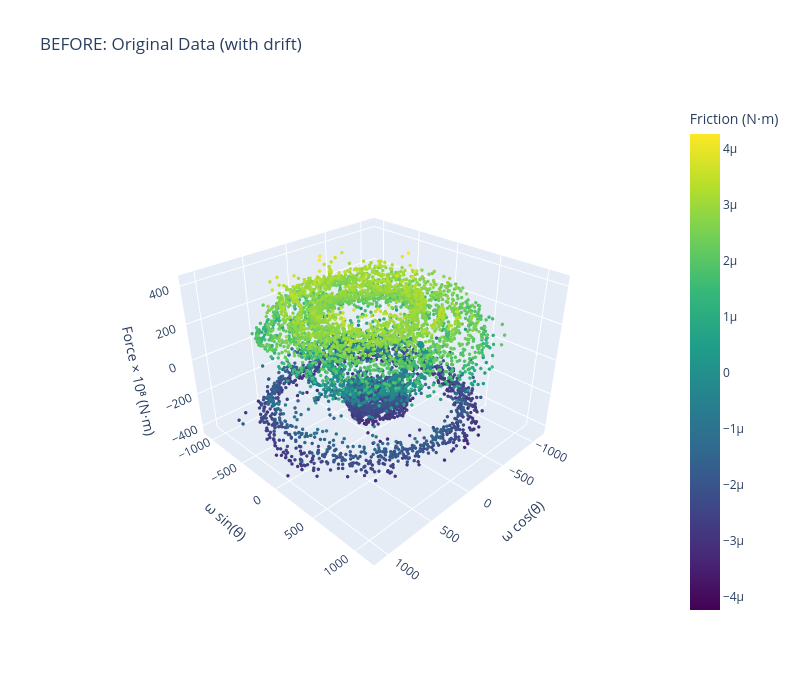
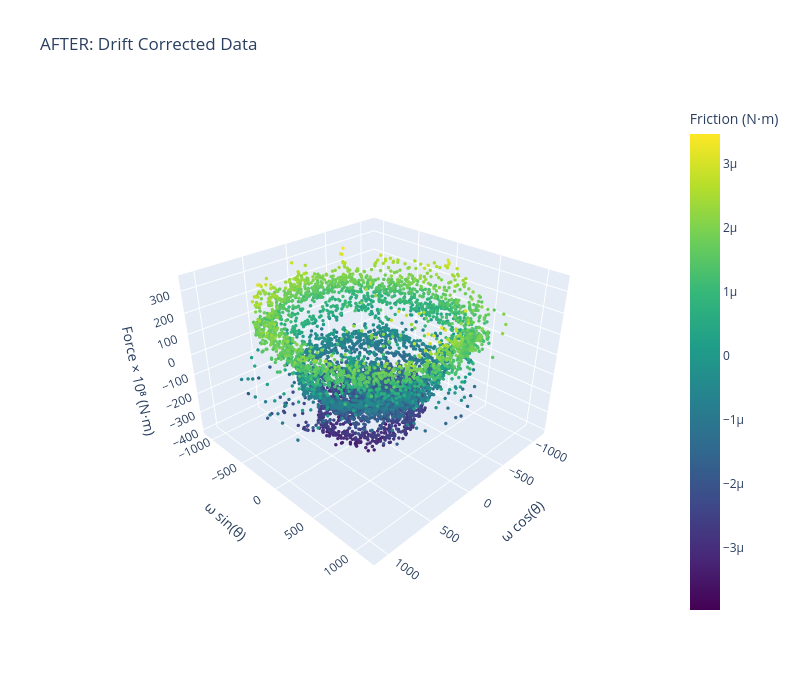

The cell these charts' notebook holds for them, in order:
### Code cell
# 3D Friction Visualization: Before vs After Drift Correction
print("="*70)
print("3D FRICTION VISUALIZATION: BEFORE vs AFTER DRIFT CORRECTION")
print("="*70)

# Use the original and corrected data from previous comparison
# theta_field_original and theta_field_corrected should be available

# Wrap theta to [0, 2π] for both original and corrected
theta_wrapped_original = np.mod(theta_field_original, 2*np.pi)
theta_wrapped_corrected = np.mod(theta_field_corrected, 2*np.pi)

# Convert to Cartesian coordinates with radius offset (same for both since omega is unchanged)
omega_offset = omega_trk_trim - np.min(omega_trk_trim)

# Original
xs_orig = omega_offset * np.cos(theta_wrapped_original)
ys_orig = omega_offset * np.sin(theta_wrapped_original)
zs_orig = frc_original * 1e8  # Scale for visibility

# Corrected
xs_corr = omega_offset * np.cos(theta_wrapped_corrected)
ys_corr = omega_offset * np.sin(theta_wrapped_corrected)
zs_corr = frc_corrected * 1e8  # Scale for visibility

# Create two separate Plotly 3D figures for side-by-side comparison
# (Plotly subplots don't support 3D scenes well, so we create two figures)

# Calculate ranges for synchronized views
max_range_orig = np.max([xs_orig.max() - xs_orig.min(), ys_orig.max() - ys_orig.min()]) / 2.0
mid_x_orig = (xs_orig.max() + xs_orig.min()) * 0.5
mid_y_orig = (ys_orig.max() + ys_orig.min()) * 0.5

max_range_corr = np.max([xs_corr.max() - xs_corr.min(), ys_corr.max() - ys_corr.min()]) / 2.0
mid_x_corr = (xs_corr.max() + xs_corr.min()) * 0.5
mid_y_corr = (ys_corr.max() + ys_corr.min()) * 0.5

# Use the same ranges for both plots for easier comparison
max_range = max(max_range_orig, max_range_corr)
mid_x = (mid_x_orig + mid_x_corr) / 2
mid_y = (mid_y_orig + mid_y_corr) / 2

# Shared camera angle for synchronized viewing
shared_camera = dict(eye=dict(x=1.5, y=1.5, z=1.2))

# Figure 1: Original (BEFORE correction)
fig_orig = go.Figure(data=[go.Scatter3d(
    x=xs_orig,
    y=ys_orig,
    z=zs_orig,
    mode='markers',
    marker=dict(
        size=2,
        color=frc_original,
        colorscale='Viridis',
        colorbar=dict(title='Friction (N⋅m)'),
        showscale=True
    ),
    text=[f'θ={theta_wrapped_original[i]:.2f} rad<br>ω={omega_trk_trim[i]:.1f} rad/s<br>F={frc_original[i]:.2e} N⋅m'
          for i in range(len(frc_original))],
    hovertemplate='<b>Original (Before Correction)</b><br>%{text}<extra></extra>'
)])

fig_orig.update_layout(
    title='BEFORE: Original Data (with drift)',
    scene=dict(
        xaxis=dict(title='ω cos(θ)', range=[mid_x - max_range, mid_x + max_range]),
        yaxis=dict(title='ω sin(θ)', range=[mid_y - max_range, mid_y + max_range]),
        zaxis=dict(title='Force × 10⁸ (N⋅m)'),
        aspectmode='manual',
        aspectratio=dict(x=1, y=1, z=0.7),
        camera=shared_camera
    ),
    width=800,
    height=700
)

fig_orig.show()

# Figure 2: Corrected (AFTER correction)
fig_corr = go.Figure(data=[go.Scatter3d(
    x=xs_corr,
    y=ys_corr,
    z=zs_corr,
    mode='markers',
    marker=dict(
        size=2,
        color=frc_corrected,
        colorscale='Viridis',
        colorbar=dict(title='Friction (N⋅m)'),
        showscale=True
    ),
    text=[f'θ={theta_wrapped_corrected[i]:.2f} rad<br>ω={omega_trk_trim[i]:.1f} rad/s<br>F={frc_corrected[i]:.2e} N⋅m'
          for i in range(len(frc_corrected))],
    hovertemplate='<b>Corrected (After Drift Correction)</b><br>%{text}<extra></extra>'
)])

fig_corr.update_layout(
    title='AFTER: Drift Corrected Data',
    scene=dict(
        xaxis=dict(title='ω cos(θ)', range=[mid_x - max_range, mid_x + max_range]),
        yaxis=dict(title='ω sin(θ)', range=[mid_y - max_range, mid_y + max_range]),
        zaxis=dict(title='Force × 10⁸ (N⋅m)'),
        aspectmode='manual',
        aspectratio=dict(x=1, y=1, z=0.7),
        camera=shared_camera
    ),
    width=800,
    height=700
)

fig_corr.show()

print("\n" + "-" * 70)
print("INTERACTIVE 3D VISUALIZATION")
print("-" * 70)
print("• Left plot: Original data (with drift)")
print("• Right plot: Drift-corrected data")
print("• Both plots synchronized for easy comparison")
print("• Drag to rotate, scroll to zoom, hover for values")
print("• Look for differences in surface smoothness/structure")

### Figure 1 — Plotly figure (JSON) as saved in the notebook; plotly's stock layout.template omitted (floating-point values rounded to 4 significant figures; data arrays with more than 128 entries replaced by an {"elided": "..."} marker saying what was removed)
{"data": [{"hovertemplate": "<b>Original (Before Correction)</b><br>%{text}<extra></extra>", "marker": {"color": {"elided": "6521 float values"}, "colorbar": {"title": {"text": "Friction (N⋅m)"}}, "colorscale": [[0, "#440154"], [0.1111, "#482878"], [0.2222, "#3e4989"], [0.3333, "#31688e"], [0.4444, "#26828e"], [0.5556, "#1f9e89"], [0.6667, "#35b779"], [0.7778, "#6ece58"], [0.8889, "#b5de2b"], [1, "#fde725"]], "showscale": true, "size": 2}, "mode": "markers", "text": {"elided": "6521 str values"}, "type": "scatter3d", "x": {"elided": "6521 float values"}, "y": {"elided": "6521 float values"}, "z": {"elided": "6521 float values"}}], "layout": {"height": 700, "scene": {"aspectmode": "manual", "aspectratio": {"x": 1, "y": 1, "z": 0.7}, "camera": {"eye": {"x": 1.5, "y": 1.5, "z": 1.2}}, "xaxis": {"range": [-1199.0, 1151.0], "title": {"text": "ω cos(θ)"}}, "yaxis": {"range": [-1147.0, 1203.0], "title": {"text": "ω sin(θ)"}}, "zaxis": {"title": {"text": "Force × 10⁸ (N⋅m)"}}}, "title": {"text": "BEFORE: Original Data (with drift)"}, "width": 800}}

### Figure 2 — Plotly figure (JSON) as saved in the notebook; plotly's stock layout.template omitted (floating-point values rounded to 4 significant figures; data arrays with more than 128 entries replaced by an {"elided": "..."} marker saying what was removed)
{"data": [{"hovertemplate": "<b>Corrected (After Drift Correction)</b><br>%{text}<extra></extra>", "marker": {"color": {"elided": "6521 float values"}, "colorbar": {"title": {"text": "Friction (N⋅m)"}}, "colorscale": [[0, "#440154"], [0.1111, "#482878"], [0.2222, "#3e4989"], [0.3333, "#31688e"], [0.4444, "#26828e"], [0.5556, "#1f9e89"], [0.6667, "#35b779"], [0.7778, "#6ece58"], [0.8889, "#b5de2b"], [1, "#fde725"]], "showscale": true, "size": 2}, "mode": "markers", "text": {"elided": "6521 str values"}, "type": "scatter3d", "x": {"elided": "6521 float values"}, "y": {"elided": "6521 float values"}, "z": {"elided": "6521 float values"}}], "layout": {"height": 700, "scene": {"aspectmode": "manual", "aspectratio": {"x": 1, "y": 1, "z": 0.7}, "camera": {"eye": {"x": 1.5, "y": 1.5, "z": 1.2}}, "xaxis": {"range": [-1199.0, 1151.0], "title": {"text": "ω cos(θ)"}}, "yaxis": {"range": [-1147.0, 1203.0], "title": {"text": "ω sin(θ)"}}, "zaxis": {"title": {"text": "Force × 10⁸ (N⋅m)"}}}, "title": {"text": "AFTER: Drift Corrected Data"}, "width": 800}}
